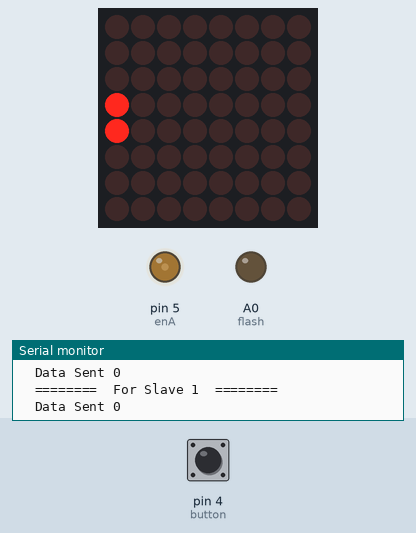
This sketch was run on a simulated Arduino Uno, built with avr-gcc and run on an emulated ATmega328P. Shown: 8×8 LED matrix, output pins drawn as LEDs (lit = HIGH), the last lines printed to the serial monitor. The test bench sets the inputs (shaded band); at power-on: pin 4 (button) LOW. No radio packets arrive unless stated; the audio player accepts every command and is not drawn.

Above: at 60.28 s.
At 77.26 s:
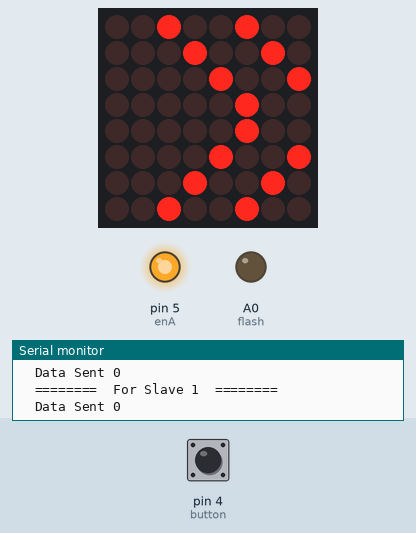
At 94.13 s:
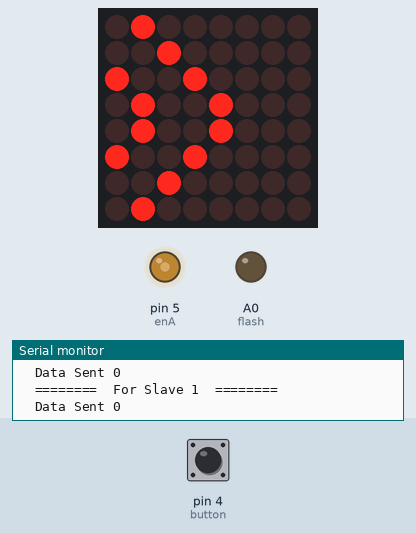
At 128.45 s:
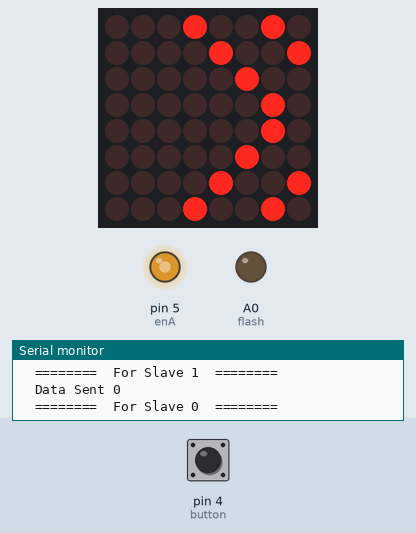
Timing chart, 0 to 130.0 s (numbered marks = the images above):
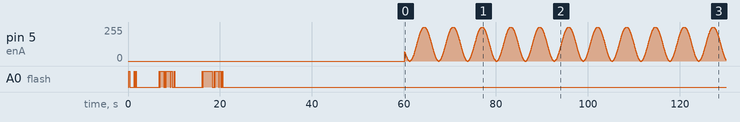

The sketch:

TxButtonForTwo.ino
```cpp
// arrow led: https://github.com/simonwongwong/Bluetooth-enabled_bicycle_turn_signals/blob/master/code_for_lights.ino

// MultiTxAckPayload - the master or the transmitter
//   works with two Arduinos as slaves
//     each slave should the SimpleRxAckPayload program
//       one with the adress {'R','x','A','A','A'}
//         and the other with {'R','x','A','A','B'}

#include <SPI.h>
#include <nRF24L01.h>
#include <RF24.h>

#include <DFMiniMp3.h>
#include <SoftwareSerial.h>


#define CE_PIN   9
#define CSN_PIN 10
#define button 4
#define flash A0 // control pin for mosfet -> flash LED strip
//#define in1 4
#define enA 5 // control pin for transistor -> glowing button LED

int pressTrack = 6; // sound to play when button is pressed.

unsigned long lastTime  = 0;     // this variable will be overwritten by micros() each iteration of loop
unsigned long startTime     = 0;     // A record of the time before this read
float ElapsedTime  = 0;     // Elapsed time in uS
unsigned long restTime = 60000; // time to wait before releasing the ghose again. (make sure there is enough time for full fly back.)
int soundVol = 30; //0-30
float BlinkFreq = 0.0;
int flashCount=0;
int nextWait=0;

unsigned long startArrow = 0;
float ElapsedArrow = 0;

#define flashLen 31
int flashTimings[flashLen] = {100,200,1000,100,100,100,100,100,5000,100,100,700,400,100,100,900,100,300,400,100,6000,100,100,2000,400,100,100,800,100,300,400};

class Mp3Notify
{
public:
  static void PrintlnSourceAction(DfMp3_PlaySources source, const char* action)
  {
    if (source & DfMp3_PlaySources_Sd)
    {
        Serial.print("SD Card, ");
    }
    if (source & DfMp3_PlaySources_Usb)
    {
        Serial.print("USB Disk, ");
    }
    if (source & DfMp3_PlaySources_Flash)
    {
        Serial.print("Flash, ");
    }
    Serial.println(action);
  }
  static void OnError(uint16_t errorCode)
  {
    // see DfMp3_Error for code meaning
    Serial.println();
    Serial.print("Com Error ");
    Serial.println(errorCode);
  }
  static void OnPlayFinished(DfMp3_PlaySources source, uint16_t track)
  {
    Serial.print("Play finished for #");
    Serial.println(track);
  }
  static void OnPlaySourceOnline(DfMp3_PlaySources source)
  {
    PrintlnSourceAction(source, "online");
  }
  static void OnPlaySourceInserted(DfMp3_PlaySources source)
  {
    PrintlnSourceAction(source, "inserted");
  }
  static void OnPlaySourceRemoved(DfMp3_PlaySources source)
  {
    PrintlnSourceAction(source, "removed");
  }
};


SoftwareSerial secondarySerial(2, 3); // RX, TX
DFMiniMp3<SoftwareSerial, Mp3Notify> mp3(secondarySerial);


const byte numSlaves = 2;
const byte slaveAddress[numSlaves][5] = {
        // each slave needs a different address
                            {'R','x','A','A','A'},
                            {'R','x','A','A','B'}
                        };

RF24 radio(CE_PIN, CSN_PIN); // Create a Radio

//~ char dataToSend[10] = "Message 0";
char dataToSend[10] = "ToSlvN  0";
char txNum = '0';
int ackData[2] = {-1, -1}; // to hold the two values coming from the slave
bool newData = false;

unsigned long currentMillis;
unsigned long prevMillis;
unsigned long txIntervalMillis = 1000; // send once per second

int state = 0; // 0: rest, 1: go, 2:arrive, 3: return
int ghostState =0;
uint16_t count =0;

#include "LedControl.h"

LedControl lc = LedControl(6, 8, 7, 1); //DIN, CLK, CS
int dlay = 100; // delay of 50ms per frame

//left turn animation
const byte LEFT[][8] = {
  {
    B00000000,
    B00000000,
    B00000000,
    B10000000,
    B10000000,
    B00000000,
    B00000000,
    B00000000
  }, {
    B00000000,
    B00000000,
    B10000000,
    B01000000,
    B01000000,
    B10000000,
    B00000000,
    B00000000
  }, {
    B00000000,
    B10000000,
    B01000000,
    B00100000,
    B00100000,
    B01000000,
    B10000000,
    B00000000
  }, {
    B10000000,
    B01000000,
    B00100000,
    B10010000,
    B10010000,
    B00100000,
    B01000000,
    B10000000
  }, {
    B01000000,
    B00100000,
    B10010000,
    B01001000,
    B01001000,
    B10010000,
    B00100000,
    B01000000
  }, {
    B00100000,
    B10010000,
    B01001000,
    B00100100,
    B00100100,
    B01001000,
    B10010000,
    B00100000
  }, {
    B10010000,
    B01001000,
    B00100100,
    B10010010,
    B10010010,
    B00100100,
    B01001000,
    B10010000
  }, {
    B01001000,
    B00100100,
    B10010010,
    B01001001,
    B01001001,
    B10010010,
    B00100100,
    B01001000
  }, {
    B00100100,
    B10010010,
    B01001001,
    B00100100,
    B00100100,
    B01001001,
    B10010010,
    B00100100
  }, {
    B10010010,
    B01001001,
    B00100100,
    B00010010,
    B00010010,
    B00100100,
    B01001001,
    B10010010
  }, {
    B01001001,
    B00100100,
    B00010010,
    B00001001,
    B00001001,
    B00010010,
    B00100100,
    B01001001
  }, {
    B00100100,
    B00010010,
    B00001001,
    B00000100,
    B00000100,
    B00001001,
    B00010010,
    B00100100
  }, {
    B00010010,
    B00001001,
    B00000100,
    B00000010,
    B00000010,
    B00000100,
    B00001001,
    B00010010
  }, {
    B00001001,
    B00000100,
    B00000010,
    B00000001,
    B00000001,
    B00000010,
    B00000100,
    B00001001
  }, {
    B00000100,
    B00000010,
    B00000001,
    B00000000,
    B00000000,
    B00000001,
    B00000010,
    B00000100
  }, {
    B00000010,
    B00000001,
    B00000000,
    B00000000,
    B00000000,
    B00000000,
    B00000001,
    B00000010
  }, {
    B00000001,
    B00000000,
    B00000000,
    B00000000,
    B00000000,
    B00000000,
    B00000000,
    B00000001
  }
};
int i = 0;
int len = sizeof(LEFT) / 8;

//===============

void setup() {

    Serial.begin(9600);
    BlinkFreq = 1000.0;
    pinMode(enA, OUTPUT);
    pinMode(flash,OUTPUT);
    pinMode(button,INPUT);

    Serial.println(F("Source File = /mnt/SGT/SGT-Prog/Arduino/ForumDemos/nRF24Tutorial/MultiTxAckPayload.ino "));
    Serial.println("SimpleTxAckPayload Starting");
    radio.begin();
    radio.setDataRate( RF24_250KBPS );
    radio.enableAckPayload();
    radio.setRetries(3,5); // delay, count

    Serial.println("initializing DFplayer...");

    mp3.begin();
    mp3.reset();

            // show some properties and set the volume
    uint16_t volume = mp3.getVolume();
    Serial.print("volume ");
    Serial.println(volume);
    mp3.setVolume(5);

    count = mp3.getTotalTrackCount(DfMp3_PlaySource_Sd);
    Serial.print("files ");
    Serial.println(count);
    uint16_t mode = mp3.getPlaybackMode();
    Serial.print("playback mode ");
    Serial.println(mode);

    Serial.println("starting...");
    startTime = millis();

      lc.shutdown(0, false); // Wake up displays
  lc.setIntensity(0, 2); // Set intensity levels
  lc.clearDisplay(0);  // Clear Displays
}

//=============

void loop() {

    // button glow
    lastTime = millis();
    float tmp = sin(lastTime/BlinkFreq);
    int buttonOut = (tmp+1)*(255.0/2.0);

    //-------


    bool btn = digitalRead(button);
    ElapsedTime = lastTime-startTime;
    if ((btn == HIGH) && (state == 0) && (ElapsedTime> restTime)){ // If Switch is Activated
          startTime = millis();
          flashCount=0;
          nextWait = flashTimings[flashCount];
          state=1;
          BlinkFreq = 100.0;
            mp3.setVolume(soundVol);
            mp3.playGlobalTrack(pressTrack);


    }
    if (ElapsedTime< restTime){
                 BlinkFreq = 100.0;
                 analogWrite(enA, 0);
                 lc.clearDisplay(0);
    }
    else{
      BlinkFreq = 1000.0;
      analogWrite(enA, buttonOut);
      ElapsedArrow = lastTime-startArrow;

      if (ElapsedArrow > dlay){
        startArrow=millis();
        for (int j = 0; j < 8; j++) {
          lc.setRow(0, j, LEFT[i][j]);
          lc.setRow(1, j, LEFT[i][j]);
        }

        if (i < len - 1) {
        i++;
      } else {
        i = 0;
      }

      }
    }


        if (ElapsedTime> nextWait){
          if(flashCount<=flashLen){
                flashCount++;
                nextWait = nextWait+flashTimings[flashCount];
                analogWrite(flash, 250*(flashCount % 2));
          }

    }

    currentMillis = millis();

    if (currentMillis - prevMillis >= txIntervalMillis) {
        send();
        if (ghostState==0)
        state=0;
    }
    mp3.loop();
    delay(1);
}

//================


void send() {
    for (byte n = 0; n < numSlaves; n++){

        radio.openWritingPipe(slaveAddress[n]);
        bool rslt;
        rslt = radio.write( &state, sizeof(state) );

        Serial.print("  ========  For Slave ");
        Serial.print(n);
        Serial.println("  ========");
        Serial.print("  Data Sent ");
        Serial.print(state);
        if (rslt) {
            if ( radio.isAckPayloadAvailable() ) {
                radio.read(&ackData, sizeof(ackData));
                newData = true;
                ghostState=ackData[0];
                Serial.print("  GhostState received: ");
                Serial.print(ghostState);
            }
        }
        else {
            Serial.println("  Tx failed");
        }
        showData();
        Serial.print("\n");
    }
    prevMillis = millis();
 }


//=================

void showData() {
    if (newData == true) {
        Serial.print("  Acknowledge data ");
        Serial.print(ackData[0]);
        Serial.print(", ");
        Serial.println(ackData[1]);
        Serial.println();
        newData = false;
    }
}
```

Measured:
- by itself, A0 (flash): LOW → HIGH at 0.14 s, → LOW 0.20 s later, → HIGH 1.0 s later, → LOW 0.10 s later, … (32 changes in this stretch)
